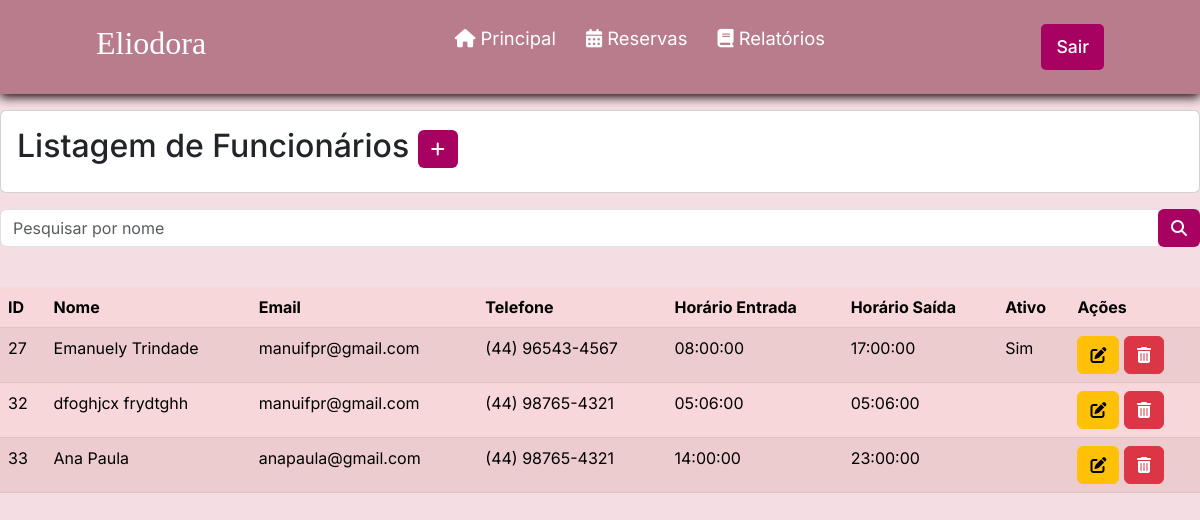
The page /listarFuncionario.php (signed in) on the database as committed earlier.
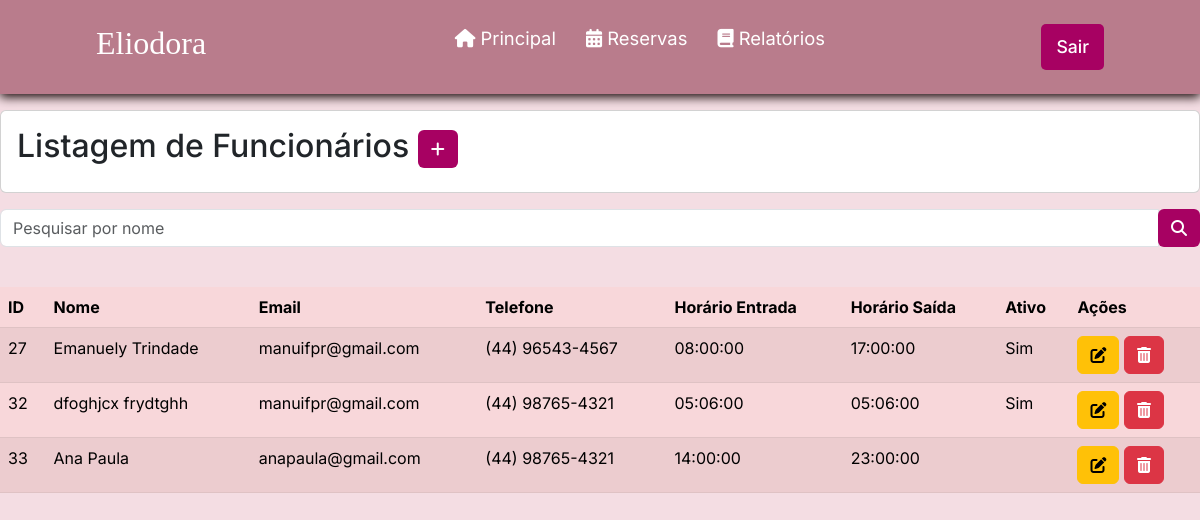
The same page on the database as committed later.
### tables this page shows
CREATE TABLE `funcionario` (
  `id` int(11) NOT NULL,
  `status` varchar(3) NOT NULL,
  `nome` varchar(100) NOT NULL,
  `cpf` varchar(15) NOT NULL,
  `dataNascimento` date NOT NULL,
  `genero` varchar(1) NOT NULL,
  `estado` varchar(100) NOT NULL,
  `cidade` varchar(100) NOT NULL,
  `bairro` varchar(100) NOT NULL,
  `endereco` varchar(100) NOT NULL,
  `numeroEndereco` int(11) NOT NULL,
  `cep` varchar(15) NOT NULL,
  `email` varchar(45) NOT NULL,
  `telefone` varchar(45) NOT NULL,
  `senha` varchar(100) NOT NULL,
  `confirma` varchar(100) NOT NULL,
  `dataAdmissao` date NOT NULL,
  `salario` double NOT NULL,
  `cargo` varchar(45) NOT NULL,
  `horarioEntrada` time NOT NULL,
  `horarioSaida` time NOT NULL,
  `dataDemissao` date DEFAULT NULL
);

### listarFuncionario.php (the view, shortened to what this page needs)
<?php
require_once("conexao.php");
$V_WHERE = " ";
$sql = "SELECT * FROM funcionario
        WHERE 1 = 1 " . $V_WHERE;
$resultado = mysqli_query($conexao, $sql);
?>
<?php require_once("cabecalho.php");?>
     <div class="card mt-3 mb-3">
  <div class="card-body">
    <h2 class="card-title">Listagem de Funcionários
    <a href="cadastrarFuncionario.php"
    class="btn btn-sn" style="background-color: #a70162; color: #fff;"><i class="fa-solid fa-plus"></i>
      </a>
      </h2>
  </div>
</div>
<form method="post">
<div class="input-group mb-3">
  <input type="text" name="nome" id="nome" class="form-control" placeholder="Pesquisar por nome" aria-label="Recipient's username" aria-describedby="basic-addon2">
  <div class="input-group-append">
    <button name="pesquisar" class="btn" style="background-color: #a70162; color: #fff;" type="submit" ><i class="fa-solid fa-magnifying-glass"></i> </button>
    </form>
<br>
     <table class="table table-danger table-striped custom-table">
  <thead>
    <tr>
      <th scope="col">ID</th>
      <th scope="col">Nome</th>
      <th scope="col">Email</th>
      <th scope="col">Telefone</th>
      <th scope="col">Horário Entrada</th>
      <th scope="col">Horário Saída</th>
      <th scope="col">Ativo</th>
      <th scope="col">Ações</th>
    </tr>
  </thead>
  <tbody>
        <?php while ($linha = mysqli_fetch_array($resultado)){ ?>
    <tr>
    <td><?= $linha['id'] ?></th>
      <td><?= $linha['nome'] ?></td>
      <td><?= $linha['email'] ?></td>
      <td><?= $linha['telefone'] ?></td>
      <td><?= $linha['horarioEntrada'] ?></td>
      <td><?= $linha['horarioSaida'] ?></td>
      <td><?= $linha['status'] ?></td>
      <td>
        <a href="alterarFuncionario.php?id=<?= $linha['id'] ?>" class="btn btn-warning">
        <i class="fa-solid fa-pen-to-square"></i>
        </a>
        <a href="listarFuncionario.php?id=<?= $linha['id'] ?>" class="btn btn-danger"
        onclick="return confirm('Confirma exclusão')">
        <i class="fa-solid fa-trash-can"></i>
        </a>
        </td>
    </tr>
    <?php } ?>
  </tbody>
</table>
</body>
</html>

Rows that differ between the two databases and show on the page:
changed funcionario "dfoghjcx frydtghh": status (not shown) → "Sim"
